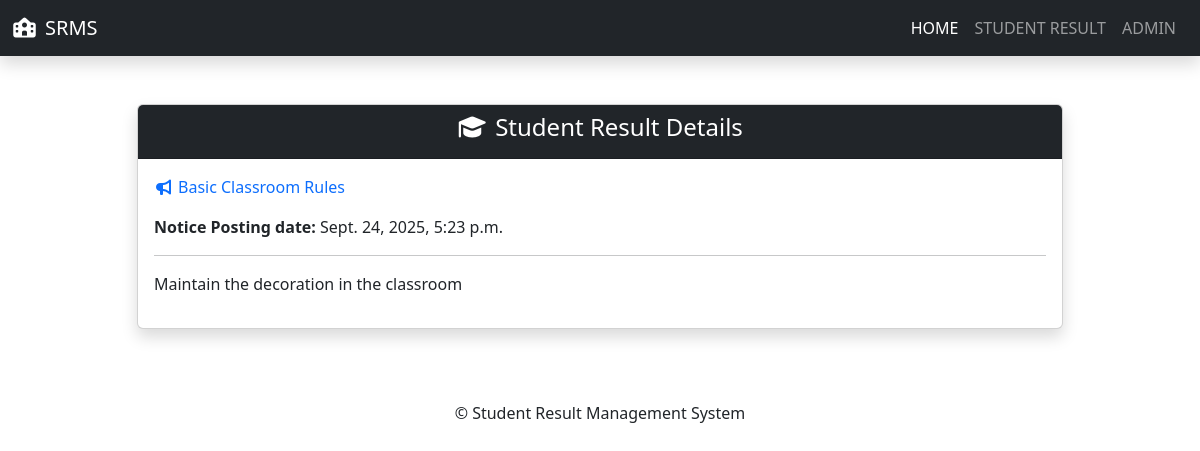
/notice_detail/10/ (signed in), run on the app's committed database.
### resultapp/models.py (models this page shows, shortened)
class Notice(models.Model):
    title = models.CharField(max_length=100)
    detail = models.TextField()
    posting_date = models.DateTimeField(auto_now_add=True)
    updation_date = models.DateTimeField(auto_now=True)

### resultapp/views.py (the view)
# urls.py: path('notice_detail/<int:notice_id>/',view=notice_detail,name='notice_detail'),
@login_required
def notice_detail(request,notice_id):
    notice = get_object_or_404(Notice,id=notice_id)
    return render(request,'notice_detail.html',locals())

### resultapp/templates/notice_detail.html (shortened to what this page needs)
{% extends "base.html" %}
{% block content %}
<div class="container py-5" id="content">
    <div class="row justify-content-center">
        <div class="col-lg-10">
            <div class="card shadow">
                <div class="card-header text-center bg-dark text-white">
                    <h4><i class="fas fa-graduation-cap me-2"></i>Student Result Details</h4>
                </div>
                <div class="card-body">
                    <p class="text-primary mb-3"><i class="fas fa-bullhorn me-1"></i>{{notice.title}}</p>
                    <p><strong>Notice Posting date: </strong>{{notice.posting_date}}</p>
                    <hr/>
                    <p>{{notice.detail}}</p>
                </div>
            </div>
        </div>
    </div>
</div>
{% endblock %}

### data on the page
Notice: title "Basic Classroom Rules", posting_date "Sept. 24, 2025, 5:23 p.m.", detail "Maintain the decoration in the classroom"
